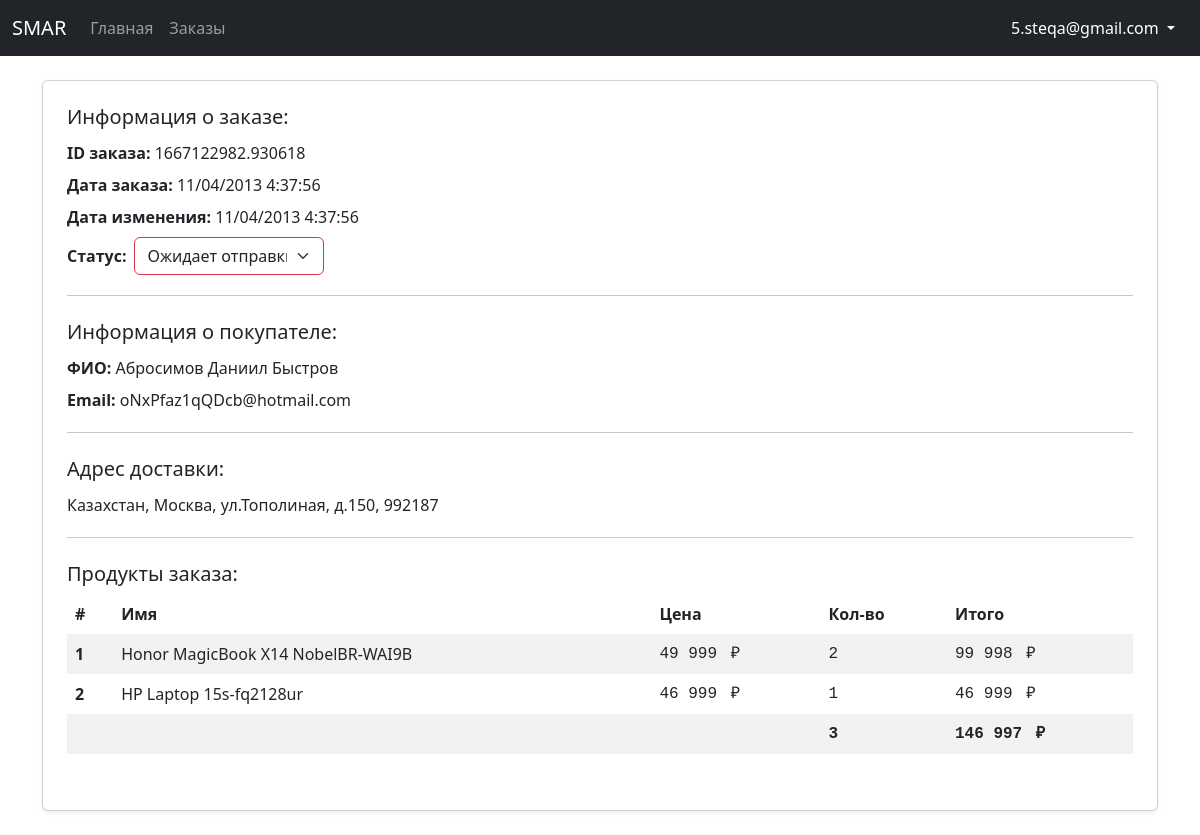
Screenshot of /dashboard/order/85/ (signed in) with the database file from the repository.
### authentication/models.py (models this page shows)
class CustomUser(AbstractUser):
    email = models.EmailField(_('email address'), unique=True)
    fio = models.CharField(_('ФИО'), max_length=200)
    USERNAME_FIELD = 'email'
    REQUIRED_FIELDS = []

### store/models.py (models this page shows, shortened)
class Order(models.Model):
    ORDER_STATUSES = [
        (False, 'Не оформлен'),
        ('1', 'Ожидает отправки'),
        ('2', 'Отправлен'),
        ('3', 'Выполнен'),
    ]
    customer = models.ForeignKey(CustomUser, on_delete=models.SET_NULL, null=True)
    date_ordered = models.DateTimeField(auto_now_add=True)
    date_updated = models.DateTimeField(auto_now=True)
    status = models.CharField(max_length=16, choices=ORDER_STATUSES, default=False)
    transaction_id = models.CharField(max_length=200)
    @property
    def get_total_order_price(self):
        order_items = self.orderitem_set.all()
        total_price = sum(item.get_total_items_price for item in order_items)
        return total_price
    @property
    def get_total_order_quantity(self):
        order_items = self.orderitem_set.all()
        total_quantity = sum(item.quantity for item in order_items)
        return total_quantity

class ShippingAddress(models.Model):
    customer = models.ForeignKey(CustomUser, on_delete=models.SET_NULL, null=True)
    order = models.ForeignKey(Order, on_delete=models.SET_NULL, null=True)
    address = models.CharField(max_length=200)
    city = models.CharField(max_length=200)
    country = models.CharField(max_length=200)
    postcode = models.CharField(max_length=200)
    date_added = models.DateTimeField(auto_now_add=True)

class OrderItem(models.Model):
    product = models.ForeignKey(Product, on_delete=models.SET_NULL, null=True)
    order = models.ForeignKey(Order, on_delete=models.SET_NULL, null=True)
    quantity = models.SmallIntegerField(default=0)
    date_added = models.DateTimeField(auto_now_add=True)
    @property
    def get_total_items_price(self):
        total_price = self.product.price * self.quantity
        return total_price

class Product(models.Model):
    name = models.CharField(max_length=44)
    price = models.DecimalField(max_digits=9, decimal_places=2)
    image = models.ImageField()

### authentication/decorators.py (the view)
        def wrapper_func(request, *args, **kwargs):
            if request.user.groups.exists():
                for group in request.user.groups.all():
                    if group.name in allowed_roles:
                        return view_func(request, *args, **kwargs)
            return redirect('store')

### sales_dashboard/views.py (called while the page is built, shortened)
@allowed_users(allowed_roles=['seller'])
def order_detail(request, pk):
    order = Order.objects.get(pk=pk)
    order_items = order.orderitem_set.all()
    shipping_address = order.shippingaddress_set.get()
    context = {
        'order': order,
        'order_items': order_items,
        'shipping_address': shipping_address,
    }
    return render(request, 'sales_dashboard/order-detail.html', context)

### sales_dashboard/templates/sales_dashboard/order-detail.html (shortened to what this page needs)
{% extends 'sales_dashboard/base.html' %}
{% load static %}
{% block content %}
<div class="my-4">
    <div class="card shadow-sm mb-4 p-4">
        <h5>Информация о заказе:</h5>
        <p class="my-1">
            <span class="fw-semibold">ID заказа:</span>
            {{ order.transaction_id }}
        </p>
        <p class="my-1">
            <span class="fw-semibold">Дата заказа:</span>
            {{ order.date_ordered|date:"m/d/Y G:i:s" }}
        </p>
        <p class="my-1">
            <span class="fw-semibold">Дата изменения:</span>
            <span id="dateUpdated">{{ order.date_updated|date:"m/d/Y G:i:s" }}</span>
        </p>
        <p class="my-1 d-flex align-items-center">
            <span class="fw-semibold me-2">Статус:</span>
            <select class="form-control form-select" id="status" aria-label="Default select example"
                style="width: 190px;">
                <option value="1" {% if order.status == '1' %} selected {% endif %}>Ожидает отправки</option>
            </select>
        </p>
        <hr>
        <h5 class="my-2">Информация о покупателе:</h5>
        <p class="my-1">
            <span class="fw-semibold">ФИО:</span>
            {{ order.customer.fio }}
        </p>
        <p class="my-1">
            <span class="fw-semibold">Email:</span>
            {{ order.customer.email }}
        </p>
        <hr>
        <h5 class="my-2">Адрес доставки:</h5>
        <p class="my-1">
            {{ shipping_address.country }},
            {{ shipping_address.city }},
            {{ shipping_address.address }},
            {{ shipping_address.postcode }}
        </p>
        <hr>
        <h5 class="my-2">Продукты заказа:</h4>
            <table class="table table-striped table-borderless">
                <thead>
                    <tr>
                        <th scope="col">#</th>
                        <th scope="col">Имя</th>
                        <th scope="col">Цена</th>
                        <th scope="col">Кол-во</th>
                        <th scope="col">Итого</th>
                    </tr>
                </thead>
                <tbody id="orders">
                    {% for item in order_items %}
                    <tr>
                        <th scope="row">
                        </th>
                        <td>{{ item.product.name }}</td>
                        <td class="font-monospace">
                            {{ item.product.price|floatformat:"-2g"}}
                            <span class="ms-1 not-select">₽</span>
                        </td>
                        <td class="font-monospace">{{ item.quantity }}</td>
                        <td class="font-monospace">
                            {{item.get_total_items_price|floatformat:"-2g" }}
                            <span class="ms-1 not-select">₽</span>
                        </td>
                    </tr>
                    {% endfor %}
                    <tr>
                        <td colspan="3"></td>
                        <td class="fw-semibold font-monospace">{{order.get_total_order_quantity }}</td>
                        <td class="fw-semibold font-monospace">
                            {{ order.get_total_order_price|floatformat:"-2g" }}
                            <span class="ms-1 not-select">₽</span>
                        </td>
                    </tr>
                    {% include 'sales_dashboard/orders-list.html' %}
                </tbody>
            </table>
    </div>
</div>
{% endblock %}

### sales_dashboard/templates/sales_dashboard/base.html (shortened to what this page needs)
<!DOCTYPE html>
{% load static %}
<html lang="en">
<head>
    <link href="https://cdn.jsdelivr.net/npm/bootstrap@5.2.0-beta1/dist/css/bootstrap.min.css" rel="stylesheet"
>
    <link rel="stylesheet" href="https://cdn.jsdelivr.net/npm/bootstrap-icons@1.3.0/font/bootstrap-icons.css">
    <link rel="stylesheet" href="{% static 'css/styles.css' %}">
</head>
<body>
    <nav class="navbar navbar-expand-md navbar-dark bg-dark">
        <div class="container-fluid" bis_skin_checked="1">
            <a class="navbar-brand" href="{% url 'dashboard' %}">SMAR</a>
            <div class="collapse navbar-collapse" id="navbarCollapse" bis_skin_checked="1">
                <ul class="navbar-nav me-auto mb-2 mb-md-0">
                    <li class="nav-item">
                        <a class="nav-link {% block active-dashboard %}{% endblock %}" aria-current="page"
                            href="{% url 'dashboard' %}">Главная</a>
                    </li>
                    <li class="nav-item">
                        <a class="nav-link {% block active-orders %}{% endblock %}" aria-current="page"
                            href="{% url 'orders' %}">Заказы</a>
                    </li>
                </ul>
                <div class="d-flex align-items-center">
                    <div class="btn-group">
                        <button type="button" class="btn btn-link dropdown-toggle rounded-4 text-white text-decoration-none" data-bs-toggle="dropdown" aria-expanded="false">
                            {{ request.user }}
                        </button>
                    </div>
                </div>
            </div>
        </div>
    </nav>
    <div class="container">
        {% block content %}
        {% endblock %}
    </div>
</body>
</html>

### static/css/styles.css (style rules this page uses)
.not-select { -webkit-touch-callout: none; -webkit-user-select: none; -khtml-user-select: none; -moz-user-select: none; -ms-user-select: none; user-select: none; }
.danger-input { border: 1px solid rgb(220, 53, 69); }

### rows the page displays
CustomUser: user "5.steqa@gmail.com"
Order: transaction_id "1667122982.930618", date_ordered "11/04/2013 4:37:56", date_updated "11/04/2013 4:37:56", status "Ожидает отправки", customer.fio "Абросимов Даниил Быстров", customer.email "oNxPfaz1qQDcb@hotmail.com", get_total_order_quantity "3", get_total_order_price "146 997"
ShippingAddress: country "Казахстан", city "Москва", address "ул.Тополиная, д.150", postcode "992187"
OrderItem: product.name "Honor MagicBook X14 NobelBR-WAI9B", product.price "49 999", quantity "2", get_total_items_price "99 998"
OrderItem: product.name "HP Laptop 15s-fq2128ur", product.price "46 999", quantity "1", get_total_items_price "46 999"
